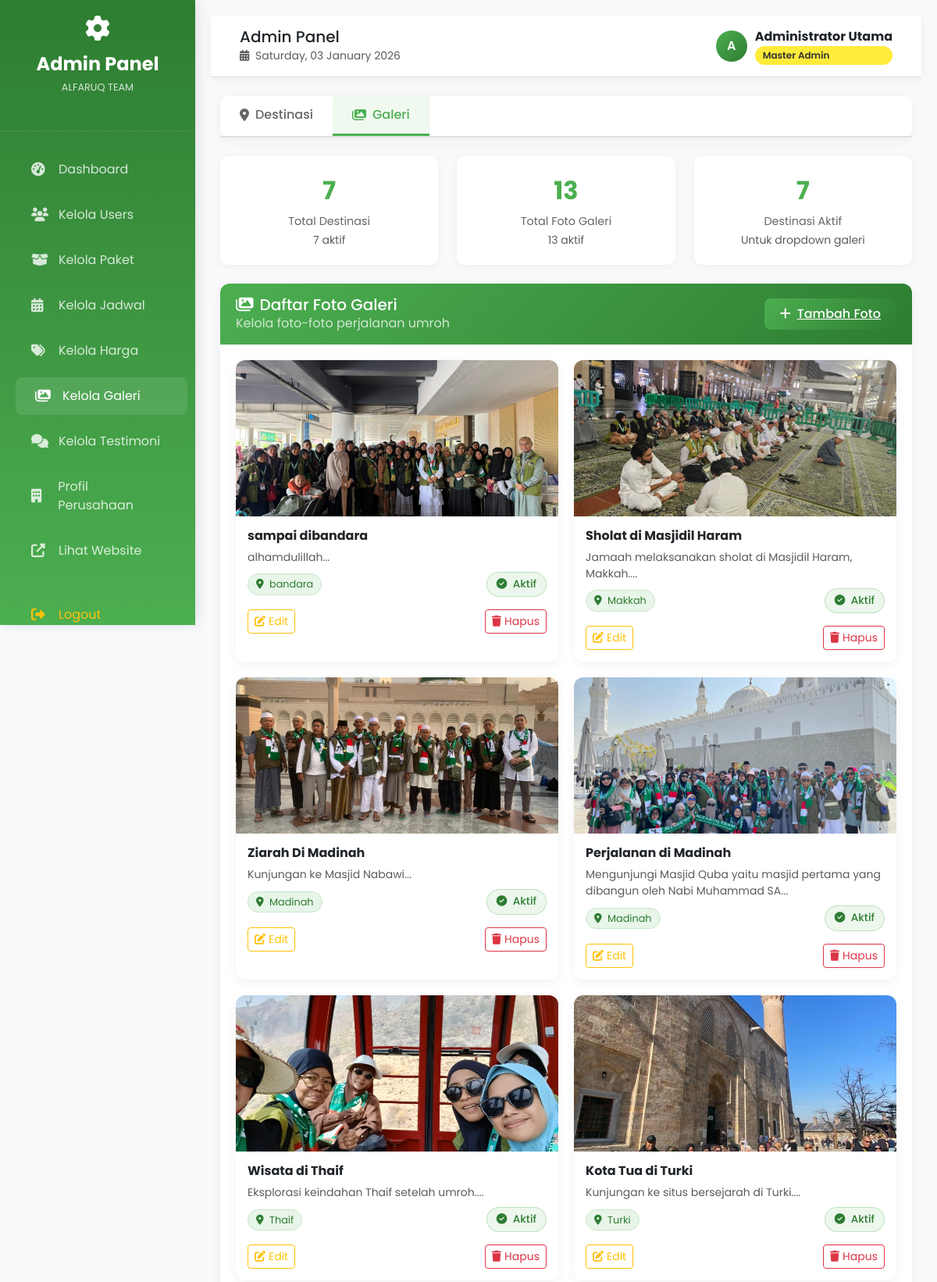
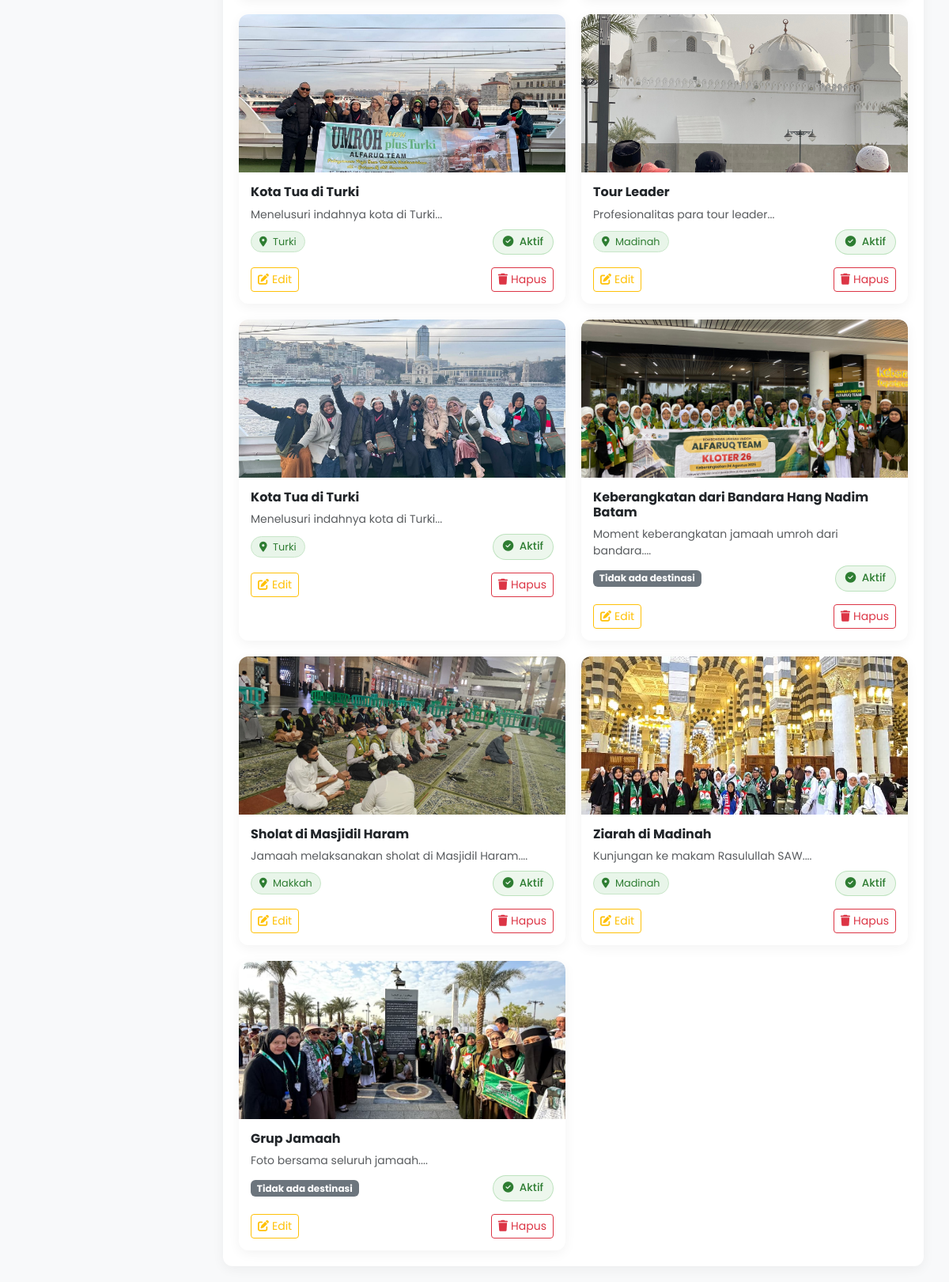
/admin/gallery.php?tab=gallery (signed in), run on the app's committed database (2 pictures, top to bottom).
### tables this page shows
CREATE TABLE `galleries` (
  `id` int(11) NOT NULL,
  `title` varchar(255) NOT NULL,
  `description` text DEFAULT NULL,
  `image` varchar(255) NOT NULL,
  `type` enum('image','video') DEFAULT 'image',
  `destination` enum('makkah','madinah','thaif','turki') DEFAULT NULL,
  `destination_id` int(11) DEFAULT NULL,
  `is_active` tinyint(1) DEFAULT 1,
  `created_at` timestamp NOT NULL DEFAULT current_timestamp()
);

CREATE TABLE `destinations` (
  `id` int(11) NOT NULL,
  `name` varchar(100) NOT NULL,
  `slug` varchar(100) NOT NULL,
  `icon` varchar(50) DEFAULT NULL,
  `is_active` tinyint(1) DEFAULT 1,
  `created_at` timestamp NOT NULL DEFAULT current_timestamp()
);

### admin/gallery.php (the view, shortened to what this page needs)
<?php
require_once '../config/database.php';
$tab = isset($_GET['tab']) ? $_GET['tab'] : 'destinations';
$action = isset($_GET['action']) ? $_GET['action'] : 'list';
$destinations = $pdo->query("SELECT id, name FROM destinations WHERE is_active = 1 ORDER BY name")->fetchAll();
$all_destinations = $pdo->query("SELECT * FROM destinations ORDER BY name")->fetchAll();
$stmt = $pdo->query("SELECT g.*, d.name as destination_name FROM galleries g LEFT JOIN destinations d ON g.destination_id = d.id ORDER BY g.created_at DESC");
$gallery_items = $stmt->fetchAll();
?>
<!DOCTYPE html>
<html lang="id">
<head>
</head>
<body>
    <?php include 'includes/header.php'; ?>
    <div class="container-fluid mt-4">
        <div class="admin-card mb-4">
            <div class="card-body p-0">
                <div class="tab-nav">
                    <a href="?tab=destinations" class="<?php echo $tab == 'destinations' ? 'active' : ''; ?>">
                        <i class="fas fa-map-marker-alt"></i> Destinasi
                    </a>
                    <a href="?tab=gallery" class="<?php echo $tab == 'gallery' ? 'active' : ''; ?>">
                        <i class="fas fa-images"></i> Galeri
                    </a>
                </div>
            </div>
        </div>
        <div class="row mb-4">
            <div class="col-md-4">
                <div class="stats-card">
                    <div class="stats-number"><?php echo count($all_destinations); ?></div>
                    <div class="stats-label">Total Destinasi</div>
                    <small class="text-muted"><?php echo count(array_filter($all_destinations, fn($d) => $d['is_active'])); ?> aktif</small>
                </div>
            </div>
            <div class="col-md-4">
                <div class="stats-card">
                    <div class="stats-number"><?php echo count($gallery_items); ?></div>
                    <div class="stats-label">Total Foto Galeri</div>
                    <small class="text-muted"><?php echo count(array_filter($gallery_items, fn($g) => $g['is_active'])); ?> aktif</small>
                </div>
            </div>
            <div class="col-md-4">
                <div class="stats-card">
                    <div class="stats-number"><?php echo count($destinations); ?></div>
                    <div class="stats-label">Destinasi Aktif</div>
                    <small class="text-muted">Untuk dropdown galeri</small>
                </div>
            </div>
        </div>
        <div class="tab-content <?php echo $tab == 'gallery' ? 'active' : ''; ?>" id="gallery-tab">
            <?php if ($action == 'list'): ?>
            <div class="admin-card">
                <div class="card-header d-flex justify-content-between align-items-center">
                    <div>
                        <h5 class="mb-0"><i class="fas fa-images me-2"></i>Daftar Foto Galeri</h5>
                        <p class="text-white mb-0 opacity-75">Kelola foto-foto perjalanan umroh</p>
                    </div>
                    <a href="?tab=gallery&action=create" class="btn-admin-primary">
                        <i class="fas fa-plus me-2"></i>Tambah Foto
                    </a>
                </div>
                <div class="card-body">
                    <?php if (empty($gallery_items)): ?>
                        <div class="text-center py-5">
                            <i class="fas fa-images fa-4x text-muted mb-4"></i>
                            <h5 class="text-muted">Belum ada foto galeri</h5>
                            <p class="text-muted mb-4">Mulai dengan menambahkan foto baru</p>
                            <a href="?tab=gallery&action=create" class="btn-admin-primary">
                                <i class="fas fa-plus me-2"></i>Tambah Foto Pertama
                            </a>
                        </div>
                    <?php else: ?>
                        <div class="gallery-grid">
                            <?php foreach ($gallery_items as $item): ?>
                            <div class="gallery-item admin-card">
                                <div class="gallery-image">
                                    <?php if ($item['image']): ?>
                                        <img src="../<?php echo htmlspecialchars($item['image']); ?>"
                                             alt="<?php echo htmlspecialchars($item['title']); ?>">
                                    <?php else: ?>
                                        <div class="bg-light d-flex align-items-center justify-content-center" style="height: 100%;">
                                            <i class="fas fa-image fa-3x text-muted"></i>
                                        </div>
                                    <?php endif; ?>
                                </div>
                                <div class="gallery-info">
                                    <h6 class="fw-bold text-dark mb-2"><?php echo htmlspecialchars($item['title']); ?></h6>
                                    <?php if ($item['description']): ?>
                                    <p class="text-muted small mb-2"><?php echo substr(strip_tags($item['description']), 0, 80); ?>...</p>
                                    <?php endif; ?>
                                    <div class="d-flex justify-content-between align-items-center mb-3">
                                        <?php if ($item['destination_name']): ?>
                                        <span class="destination-badge">
                                            <i class="fas fa-map-marker-alt me-1"></i>
                                            <?php echo htmlspecialchars($item['destination_name']); ?>
                                        </span>
                                        <?php else: ?>
                                        <span class="badge bg-secondary">Tidak ada destinasi</span>
                                        <?php endif; ?>
                                        <span class="status-badge <?php echo $item['is_active'] ? 'status-active' : 'status-inactive'; ?>">
                                            <i class="fas fa-<?php echo $item['is_active'] ? 'check-circle' : 'times-circle'; ?> me-1"></i>
                                            <?php echo $item['is_active'] ? 'Aktif' : 'Nonaktif'; ?>
                                        </span>
                                    </div>
                                    <div class="d-flex justify-content-between">
                                        <a href="?tab=gallery&action=edit&id=<?php echo $item['id']; ?>"
                                           class="btn btn-outline-warning btn-sm">
                                            <i class="fas fa-edit me-1"></i>Edit
                                        </a>
                                        <button type="button"
                                                onclick="confirmDeleteGallery(<?php echo $item['id']; ?>, '<?php echo addslashes($item['title']); ?>')"
                                                class="btn btn-outline-danger btn-sm">
                                            <i class="fas fa-trash me-1"></i>Hapus
                                        </button>
                                    </div>
                                </div>
                            </div>
                            <?php endforeach; ?>
                        </div>
                    <?php endif; ?>
                </div>
            </div>
            <?php endif; ?>
        </div>
    </div>
    <?php include 'includes/footer.php'; ?>
</body>
</html>

### admin/gallery.php (style rules this page uses)
.tab-content { display: none; animation: fadeIn 0.3s ease-in; }
.tab-content.active { display: block; }
.gallery-grid { display: grid; grid-template-columns: repeat(auto-fill, minmax(300px, 1fr)); gap: 20px; }
.gallery-item { border: 1px solid #e0e0e0; border-radius: 10px; overflow: hidden; transition: transform 0.3s, box-shadow 0.3s; }
.gallery-image { height: 200px; overflow: hidden; }
.gallery-image img { width: 100%; height: 100%; object-fit: cover; }
.gallery-info { padding: 15px; }
.destination-badge { font-size: 0.8rem; padding: 3px 10px; border-radius: 20px; background: #E8F5E9; color: #2E7D32; border: 1px solid #C8E6C9; }
.tab-nav { display: flex; border-bottom: 2px solid #e0e0e0; margin-bottom: 20px; }
.tab-nav a { padding: 12px 25px; text-decoration: none; color: #666; font-weight: 500; border-bottom: 3px solid transparent; transition: all 0.3s; display: flex; align-items: center; gap: 8px; }
.tab-nav a.active { color: #4CAF50; border-bottom-color: #4CAF50; background: #f0f9f0; }
.stats-card { background: white; border-radius: 10px; padding: 20px; box-shadow: 0 2px 10px rgba(0,0,0,0.05); text-align: center; }
.stats-number { font-size: 2rem; font-weight: bold; color: #4CAF50; margin-bottom: 5px; }
.stats-label { font-size: 0.9rem; color: #666; }

### admin/includes/header.php (style rules this page uses)
:root { --primary-green: #4CAF50; --dark-green: #2E7D32; --light-green: #E8F5E9; --accent-yellow: #FFEB3B; }
body { font-family: 'Poppins', sans-serif; background-color: #f8f9fa; }
.admin-card { background: white; border-radius: 12px; border: none; box-shadow: 0 4px 15px rgba(0,0,0,0.05); transition: transform 0.3s; }
.admin-card .card-header { background: linear-gradient(135deg, var(--primary-green) 0%, var(--dark-green) 100%); color: white; border-radius: 12px 12px 0 0 !important; padding: 15px 20px; border: none; }
.admin-card .card-body { padding: 20px; }
.btn-admin-primary { background: linear-gradient(135deg, var(--primary-green) 0%, var(--dark-green) 100%); color: white; border: none; border-radius: 8px; padding: 8px 20px; font-weight: 500; transition: all 0.3s; }
.status-badge { padding: 5px 12px; border-radius: 20px; font-size: 0.85rem; font-weight: 500; }
.status-active { background: rgba(76, 175, 80, 0.1); color: var(--dark-green); border: 1px solid rgba(76, 175, 80, 0.3); }

### data on the page
galleries: image (picture), title "sampai dibandara", description "alhamdulillah", destination.name "bandara", is_active 1 (drawn)
galleries: image (picture), title "Sholat di Masjidil Haram", description "Jamaah melaksanakan sholat di Masjidil Haram, Makkah.", destination.name "Makkah", is_active 1 (drawn)
galleries: image (picture), title "Ziarah Di Madinah", description "Kunjungan ke Masjid Nabawi", destination.name "Madinah", is_active 1 (drawn)
galleries: image (picture), title "Perjalanan di Madinah", description "Mengunjungi Masjid Quba yaitu masjid pertama yang dibangun oleh Nabi Muhammad SA", destination.name "Madinah", is_active 1 (drawn)
galleries: image (picture), title "Wisata di Thaif", description "Eksplorasi keindahan Thaif setelah umroh.", destination.name "Thaif", is_active 1 (drawn)
galleries: image (picture), title "Kota Tua di Turki", description "Kunjungan ke situs bersejarah di Turki.", destination.name "Turki", is_active 1 (drawn)
galleries: image (picture), title "Kota Tua di Turki", description "Menelusuri indahnya kota di Turki", destination.name "Turki", is_active 1 (drawn)
galleries: image (picture), title "Tour Leader", description "Profesionalitas para tour leader", destination.name "Madinah", is_active 1 (drawn)
galleries: image (picture), title "Kota Tua di Turki", description "Menelusuri indahnya kota di Turki", destination.name "Turki", is_active 1 (drawn)
galleries: image (picture), title "Keberangkatan dari Bandara Hang Nadim Batam", description "Moment keberangkatan jamaah umroh dari bandara.", shows "Tidak ada destinasi", is_active 1 (drawn)
galleries: image (picture), title "Sholat di Masjidil Haram", description "Jamaah melaksanakan sholat di Masjidil Haram.", destination.name "Makkah", is_active 1 (drawn)
galleries: image (picture), title "Ziarah di Madinah", description "Kunjungan ke makam Rasulullah SAW.", destination.name "Madinah", is_active 1 (drawn)
galleries: image (picture), title "Grup Jamaah", description "Foto bersama seluruh jamaah.", shows "Tidak ada destinasi", is_active 1 (drawn)

### other printed values
$page_titles[$current_page] "Admin Panel"
substr($_SESSION['admin_full_name'], 0, 1) "A"
$_SESSION['admin_full_name'] "Administrator Utama"
count($all_destinations) "7"
count(array_filter($all_destinations, fn($d) => $d['is_active'])) "7"
count($gallery_items) "13"
count(array_filter($gallery_items, fn($g) => $g['is_active'])) "13"
count($destinations) "7"
